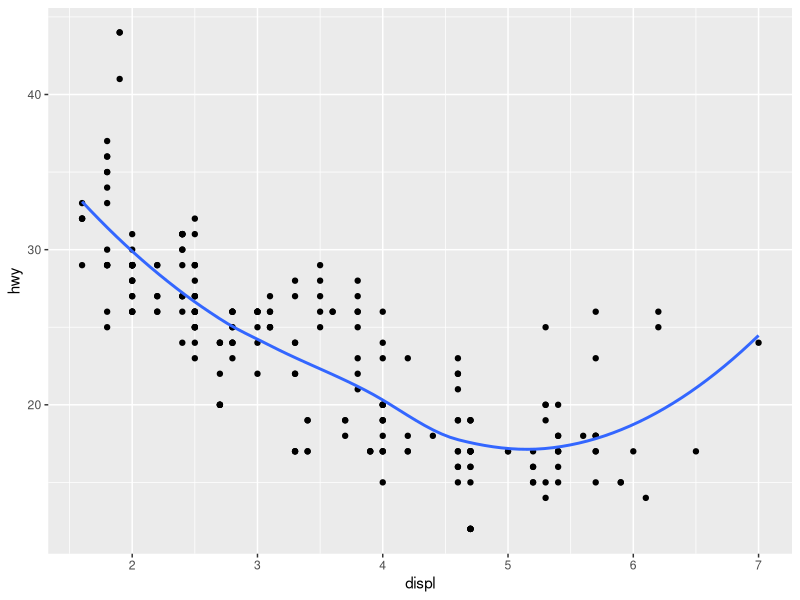
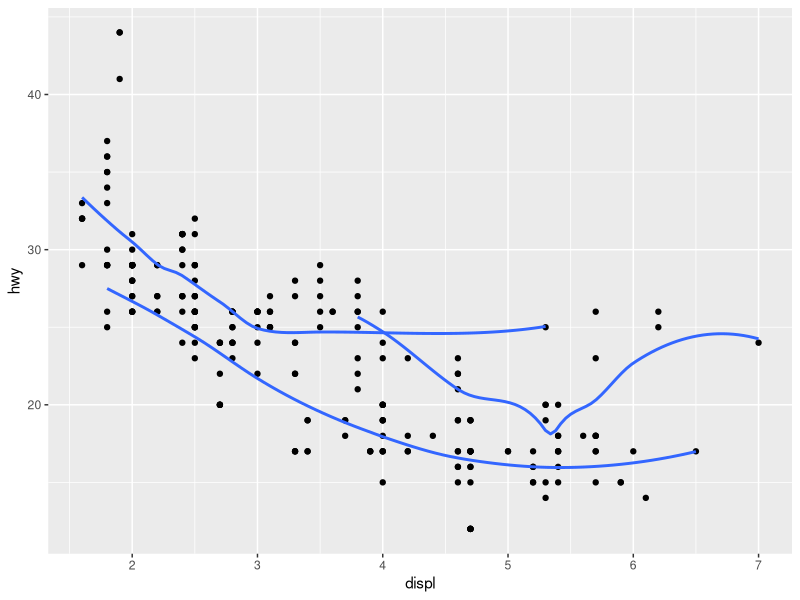
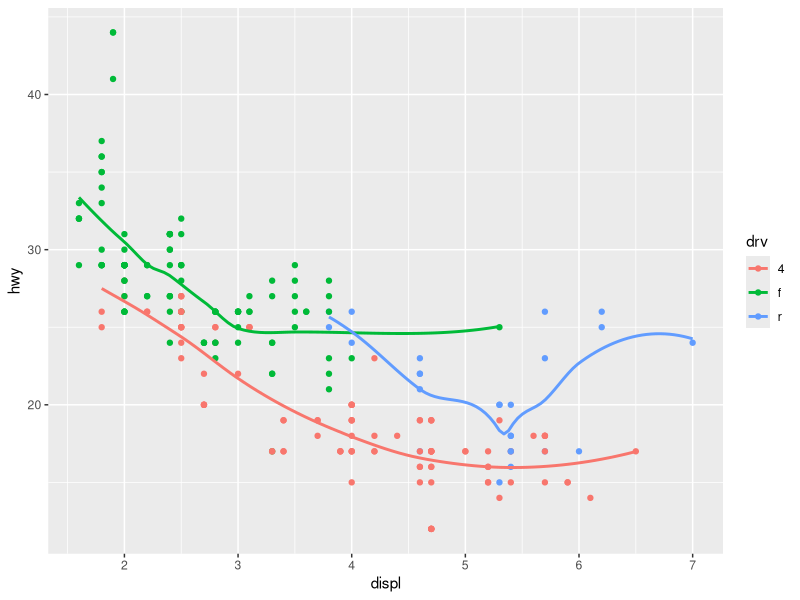
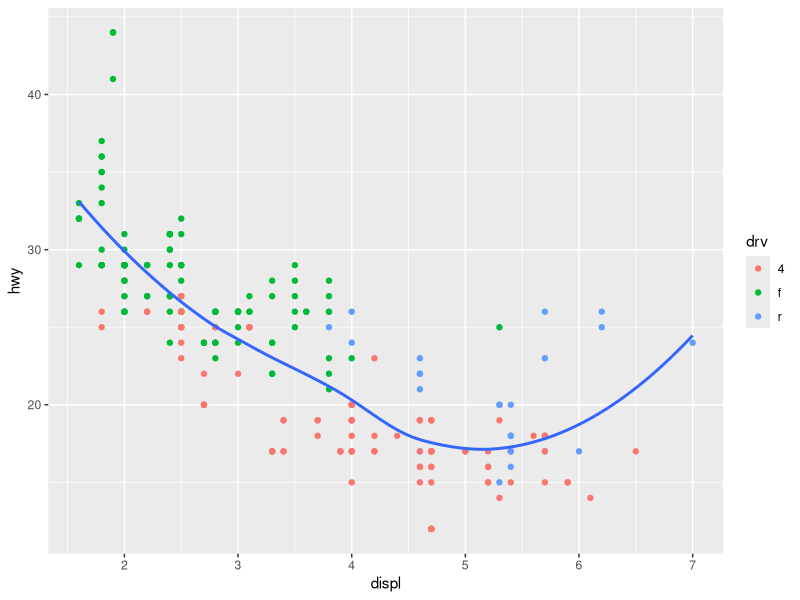

R code for these plots, in order:
# ============================================================
# Data Visualization using ggplot2
# Dataset: mpg
# ============================================================

# Install ggplot2 if it is not already installed
# Run this line only once if needed:
# install.packages("ggplot2")

# Load ggplot2
library(ggplot2)


# ------------------------------------------------------------
# Example 1: Scatter plot with one smooth line
# ------------------------------------------------------------

ggplot(mpg, aes(x = displ, y = hwy)) +
  geom_point() +
  geom_smooth(se = FALSE)


# ------------------------------------------------------------
# Example 2: Smooth line grouped by drive type
# ------------------------------------------------------------

ggplot(mpg, aes(x = displ, y = hwy)) +
  geom_point() +
  geom_smooth(aes(group = drv), se = FALSE)


# ------------------------------------------------------------
# Example 3: Color points and smooth lines by drive type
# ------------------------------------------------------------

ggplot(mpg, aes(x = displ, y = hwy, color = drv)) +
  geom_point() +
  geom_smooth(se = FALSE)


# ------------------------------------------------------------
# Example 4: Color only the points by drive type
# ------------------------------------------------------------

ggplot(mpg, aes(x = displ, y = hwy)) +
  geom_point(aes(color = drv)) +
  geom_smooth(se = FALSE)
